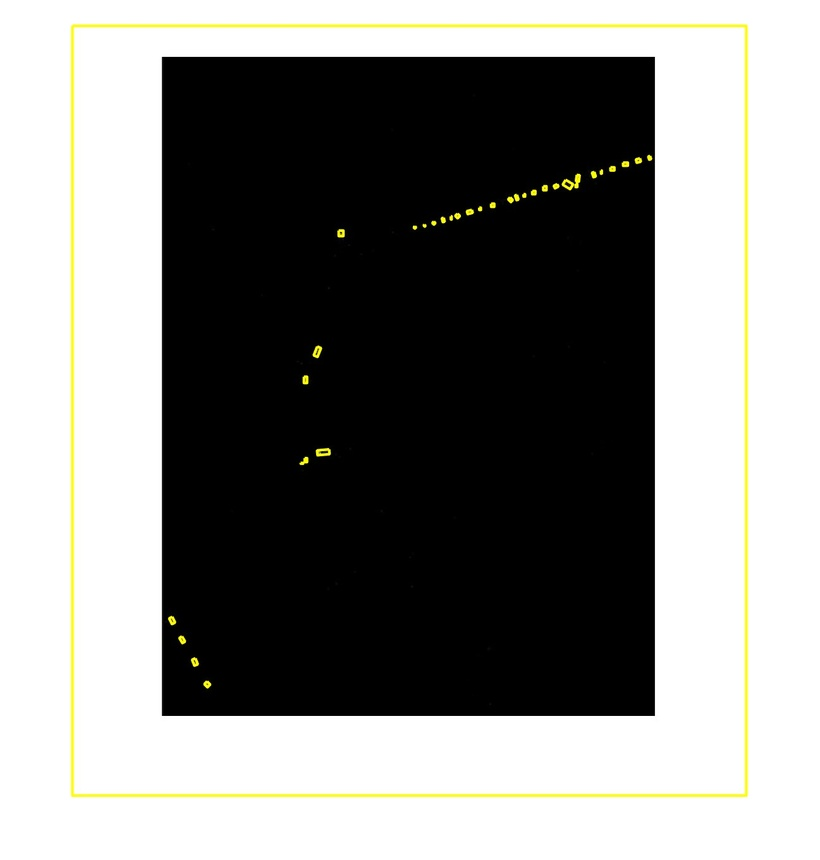
%> input picture result/result1.jpg, 820 x 860 px, shrunk from 1297 x 1361 before the run, given in place of 1220.jpg, which was not available
$ octave imageprocessing.m   (GNU Octave 9; MATLAB toolbox functions it lacks are replaced by stand-ins)
%> lines starting %> are read from the running program, lines starting %| are printed output that depends on the picture; in (x1, y1, x2, y2) boxes, pixels count from 0 and x2, y2 are one past the last pixel; in counts of white or black regions, pixels touching at a corner belong together; the program's own positions count from 1; pictures that were not available may be replaced by others from this repository, and a replacement may not be noted
### processing/minboundrect.m
function [rectx,recty,area,perimeter] = minboundrect(x,y,metric)
if (nargin<3) || isempty(metric)
    metric = 'a';
elseif ~ischar(metric)
    error 'metric must be a character flag if it is supplied.'
else
    metric = lower(metric(:)');
    ind = strmatch(metric,{'area','perimeter'});
    if isempty(ind)
        error 'metric does not match either ''area'' or ''perimeter'''
    end
    metric = metric(1);
end

% preprocess data
x=x(:);
y=y(:);

% not many error checks to worry about
n = length(x);
if n~=length(y)
    error 'x and y must be the same sizes'
end

if n>3
    if (var(x)== 0|| var(y)==0)
        if var(x)== 0
            x = [x-1;x(1); x+1 ];
            y = [y ;y(1);y];
            flag = 1;
        else
            y = [y-1;y(1); y+1 ];
            x = [x ;x(1);x];
            flag = 1;
        end
    else
        flag = 0;
        edges = convhull(x,y);  % 'Pp' will silence the warnings
    end
    if flag == 0
        x = x(edges);
        y = y(edges);
    end
    nedges = length(x) - 1;
elseif n>1
    % n must be 2 or 3
    nedges = n;
    x(end+1) = x(1);
    y(end+1) = y(1);
else
    % n must be 0 or 1
    nedges = n;
end

switch nedges
  case 0
    % empty begets empty
    rectx = [];
    recty = [];
    area = [];
    perimeter = [];
    return
  case 1
    % with one point, the rect is simple.
    rectx = repmat(x,1,5);
    recty = repmat(y,1,5);
    area = 0;
    perimeter = 0;
    return
  case 2
    % only two points. also simple.
    rectx = x([1 2 2 1 1]);
    recty = y([1 2 2 1 1]);
    area = 0;
    perimeter = 2*sqrt(diff(x).^2 + diff(y).^2);
    return
end
% 3 or more points.

% will need a 2x2 rotation matrix through an angle theta
Rmat = @(theta) [cos(theta) sin(theta);-sin(theta) cos(theta)];

% get the angle of each edge of the hull polygon.
ind = 1:(length(x)-1);
edgeangles = atan2(y(ind+1) - y(ind),x(ind+1) - x(ind));
% move the angle into the first quadrant.
edgeangles = unique(mod(edgeangles,pi/2));

% now just check each edge of the hull
nang = length(edgeangles);
area = inf;
perimeter = inf;
met = inf;
xy = [x,y];
for i = 1:nang
% rotate the data through -theta
rot = Rmat(-edgeangles(i));
xyr = xy*rot;
xymin = min(xyr,[],1);
xymax = max(xyr,[],1);
% The area is simple, as is the perimeter
A_i = prod(xymax - xymin);
P_i = 2*sum(xymax-xymin);
    if metric=='a'
        M_i = A_i;
    else
        M_i = P_i;
    end

% new metric value for the current interval. Is it better?
    if M_i<met % keep this one
        met = M_i;
        area = A_i;
        perimeter = P_i;
        rect = [xymin;[xymax(1),xymin(2)];xymax;[xymin(1),xymax(2)];xymin];
        rect = rect*rot';
        rectx = rect(:,1);
        recty = rect(:,2);
    end
end

end % mainline end

### processing/minboxing.m
function [ wid, hei ] = minboxing( d_x , d_y )
%minboxing Summary of this function goes here
%   Detailed explanation goes here
dd = [d_x, d_y];
dd1 = dd([4 1 2 3],:);
ds = sqrt(sum((dd-dd1).^2,2));
wid = min(ds(1:2));
hei = max(ds(1:2));
end

### processing/imageprocessing.m
clear;
clc;

%% Video tranfrom
obj = imread("D:\research\final-year-project\data\preprossess\1220.jpg");
%> obj is the input picture: size 860x820x3 uint8; mean R, G, B 137.9, 137.9, 134.9
grayscale = rgb2gray(obj); % convert the image into grayscale image
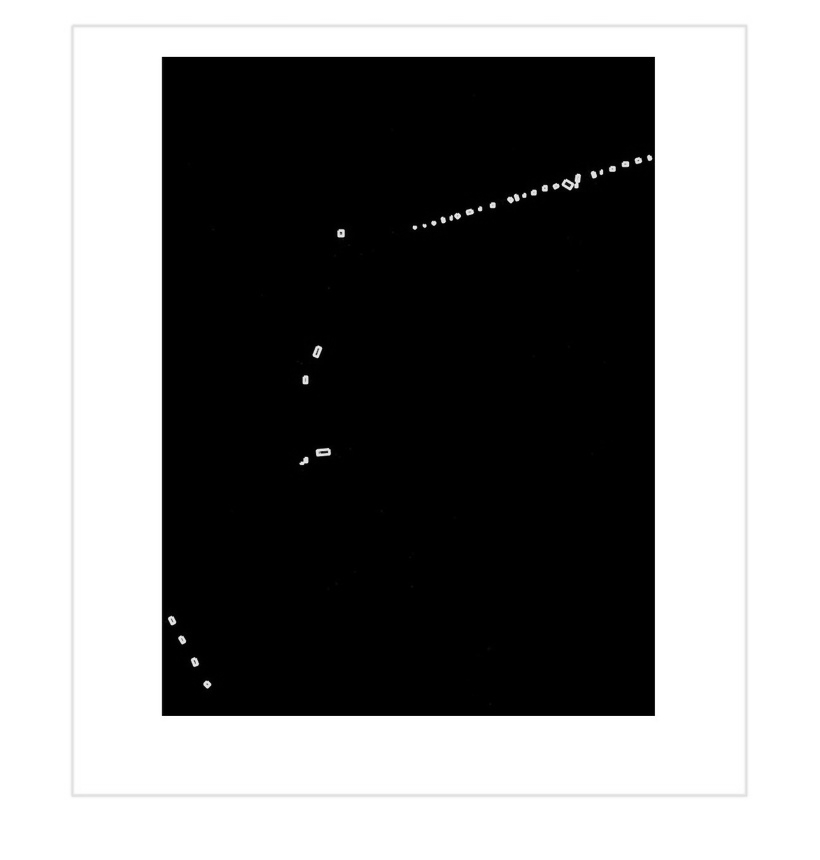
%> grayscale: size 860x820 uint8; min 0, max 255, mean 137.5
BW = imbinarize(grayscale,0.05); % convert grayscale image into binary image
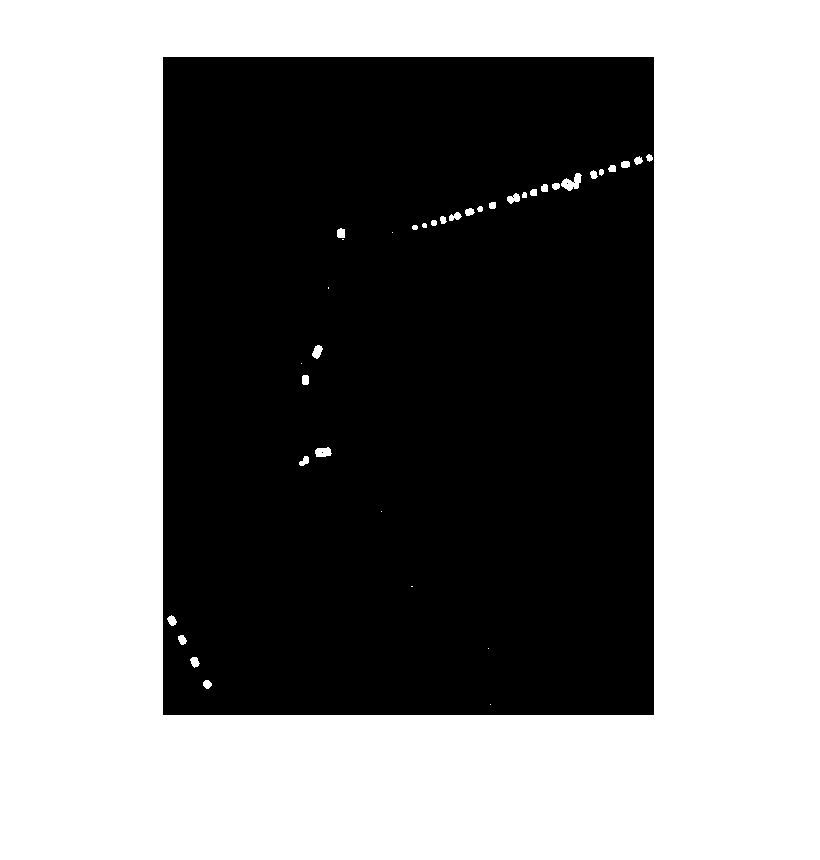
%> BW: size 860x820 logical; 54.4% white; 3 black regions (2 under 20 px), largest, box (x1, y1, x2, y2) and area: (163, 57, 654, 715) 321294
pro = bwareaopen(BW,5); % delete the obj smaller than 5 pixels
%> pro: size 860x820 logical; 54.4% white; 3 black regions (2 under 20 px), largest, box (x1, y1, x2, y2) and area: (163, 57, 654, 715) 321305
[labelpic,num] = bwlabel (pro,8); % label the obj
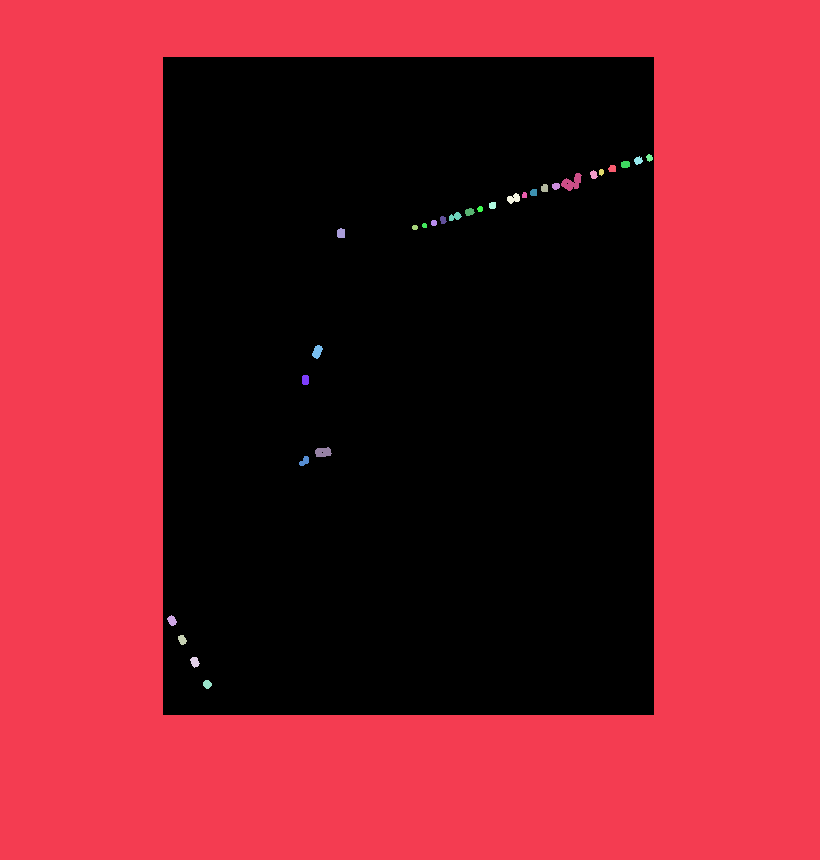
%> labelpic: size 860x820 double; 31 distinct labels, from 0 to 30; one colour per label, 0 black
%> num = 30

figure
subplot(1,3,1);imshow(obj);
subplot(1,3,2);imshow(BW);
subplot(1,3,3);imshow(pro);

%% Plot
figure,imshow(obj);
for v=1:num
    [r, c]=find(labelpic==v);
    [rectx,recty,area,perimeter]=minboundrect(c,r,'p');
    [length, width] = minboxing(rectx(1:end-1),recty(1:end-1));
    % draw the rectangle
    line(rectx,recty,'color','y','linewidth',2);
end
%> this loop made 30 passes
%> (n in minboundrect, edges in minboundrect, nedges in minboundrect, edgeangles in minboundrect, nang in minboundrect) on passes 3 to 4: (64, [4; 1; 11; 40; 57; 63; 64; 62; 49; 29; 19; 4], 11, [0; 0.464; 0.785; 0.983; 1.11], 5), (73, [67; 38; 17; 8; 2; 1; 9; 49; 59; 73; 72; 67], 11, [0; 0.464; 0.785; 1.11; 1.19; 1.25; 1.25], 7)
%> (n in minboundrect, edges in minboundrect, nedges in minboundrect, edgeangles in minboundrect, nang in minboundrect) on passes 7, 9: (66, [59; 66; 58; 18; 8; 1; 9; 49; 59], 8, [0; 0.785], 2), (134, [4; 1; 13; 101; 110; 127; 134; 133; 92; 12; 4], 10, [0; 0.464; 0.785; 1.25; 1.33; 1.37; 1.47], 7)
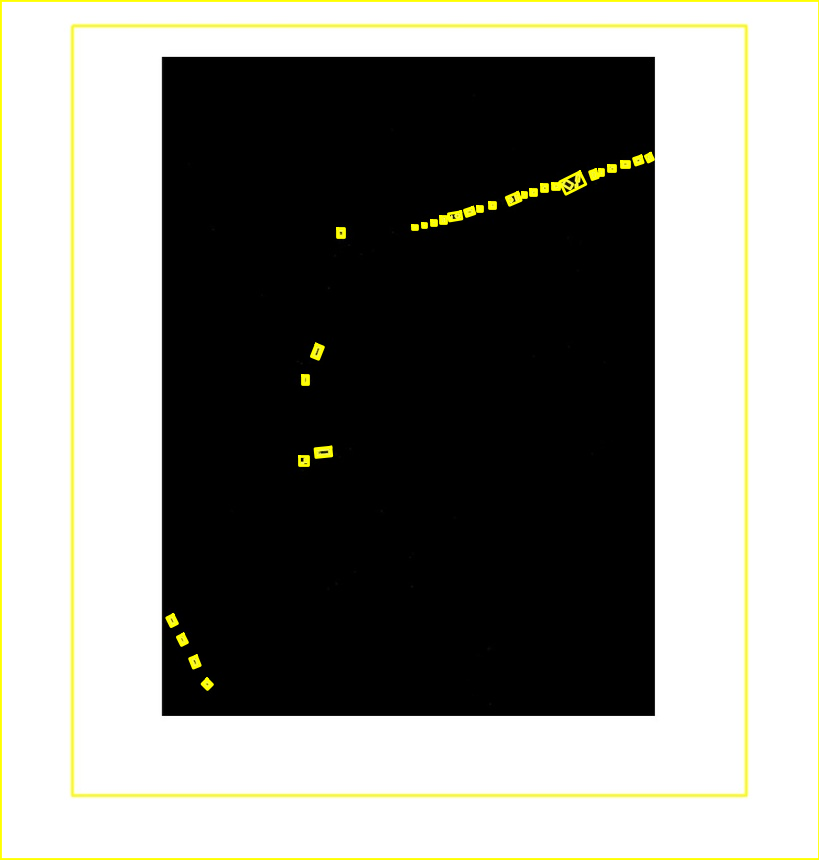
%> figure redrawn from the program's plot data
path = 'D:\research\final-year-project\result\result1.jpg';
saveas(gcf,path)
